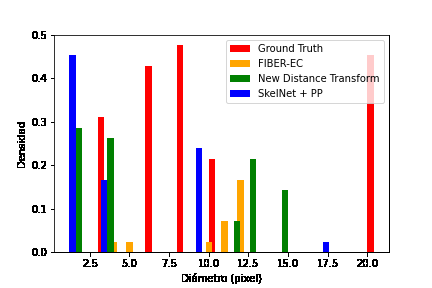
#> input picture histograma.png, 432 x 288 px
$ python -i new_distance_transform.py   (imports and definitions only)   (older library calls are emulated)
#> lines starting #> are read from the running program, lines starting #| are printed output that depends on the picture; after the words box and inside, x2 and y2 are one past the last pixel; in counts of white or black regions, pixels touching at a corner belong together
### utils.py
import mahotas as mh
import numpy as np
import math

# [73 lines left out: functions branchedPoints, endPoints, pruning, not called in this run]

def neighbours(x,y,image):
    """Return 8-neighbours of image point P1(x,y), in a clockwise order"""
    img = image
    x_1, y_1, x1, y1 = x-1, y-1, x+1, y+1;
    # return [ img[x_1][y], img[x_1][y1], img[x][y1], img[x1][y1], img[x1][y], img[x1][y_1], img[x][y_1], img[x_1][y_1] ]
    return [ img[x_1][y], img[x_1][y_1], img[x][y_1], img[x1][y_1], img[x1][y], img[x1][y1], img[x][y1], img[x_1][y1] ]


def getSkeletonIntersection(skeleton):
    """ Given a skeletonised image, it will give the coordinates of the intersections of the skeleton.

    Keyword arguments:
    skeleton -- the skeletonised image to detect the intersections of

    Returns:
    List of 2-tuples (x,y) containing the intersection coordinates
    """
    # A biiiiiig list of valid intersections             2 3 4
    # These are in the format shown to the right         1 C 5
    #                                                    8 7 6
    validIntersection = [[0, 1, 0, 1, 0, 0, 1, 0], [0, 0, 1, 0, 1, 0, 0, 1], [1, 0, 0, 1, 0, 1, 0, 0],
                         [0, 1, 0, 0, 1, 0, 1, 0], [0, 0, 1, 0, 0, 1, 0, 1], [1, 0, 0, 1, 0, 0, 1, 0],
                         [0, 1, 0, 0, 1, 0, 0, 1], [1, 0, 1, 0, 0, 1, 0, 0], [0, 1, 0, 0, 0, 1, 0, 1],
                         [0, 1, 0, 1, 0, 0, 0, 1], [0, 1, 0, 1, 0, 1, 0, 0], [0, 0, 0, 1, 0, 1, 0, 1],
                         [1, 0, 1, 0, 0, 0, 1, 0], [1, 0, 1, 0, 1, 0, 0, 0], [0, 0, 1, 0, 1, 0, 1, 0],
                         [1, 0, 0, 0, 1, 0, 1, 0], [1, 0, 0, 1, 1, 1, 0, 0], [0, 0, 1, 0, 0, 1, 1, 1],
                         [1, 1, 0, 0, 1, 0, 0, 1], [0, 1, 1, 1, 0, 0, 1, 0], [1, 0, 1, 1, 0, 0, 1, 0],
                         [1, 0, 1, 0, 0, 1, 1, 0], [1, 0, 1, 1, 0, 1, 1, 0], [0, 1, 1, 0, 1, 0, 1, 1],
                         [1, 1, 0, 1, 1, 0, 1, 0], [1, 1, 0, 0, 1, 0, 1, 0], [0, 1, 1, 0, 1, 0, 1, 0],
                         [0, 0, 1, 0, 1, 0, 1, 1], [1, 0, 0, 1, 1, 0, 1, 0], [1, 0, 1, 0, 1, 1, 0, 1],
                         [1, 0, 1, 0, 1, 1, 0, 0], [1, 0, 1, 0, 1, 0, 0, 1], [0, 1, 0, 0, 1, 0, 1, 1],
                         [0, 1, 1, 0, 1, 0, 0, 1], [1, 1, 0, 1, 0, 0, 1, 0], [0, 1, 0, 1, 1, 0, 1, 0],
                         [0, 0, 1, 0, 1, 1, 0, 1], [1, 0, 1, 0, 0, 1, 0, 1], [1, 0, 0, 1, 0, 1, 1, 0],
                         [1, 0, 1, 1, 0, 1, 0, 0]];
    image = skeleton.copy();
    # image = image/255;
    intersections = list();
    for x in range(1, len(image) - 1):
        for y in range(1, len(image[x]) - 1):
            # If we have a white pixel
            if image[x][y] == 1:
                neighbours1 = neighbours(x, y, image);
                valid = True;
                if neighbours1 in validIntersection:
                    intersections.append((y, x));
    # Filter intersections to make sure we don't count them twice or ones that are very close together
    for point1 in intersections:
        for point2 in intersections:
            if (((point1[0] - point2[0]) ** 2 + (point1[1] - point2[1]) ** 2) < 10 ** 2) and (point1 != point2):
                intersections.remove(point2);
    # Remove duplicates
    intersections = list(set(intersections));
    return intersections


# [30 lines left out: functions removeCross, get_mean_diameter, not called in this run]

def removeCrosses(skeleton, distance_map, crosses):
    """ Eliminar intersecciones """
    uncrossed = skeleton.copy()
    # recorrer puntos de interseccion:
    for cross in crosses:
        x = cross[0]
        y = cross[1]
        width = math.ceil(distance_map[y,x])
        x_start = x - width if x - width >= 0 else 0
        y_start = y - width if y - width >= 0 else 0
        # por cada punto eliminar su alrededor segun valor del mapa de distancia
        uncrossed[y_start:y+width+1,x_start:x+width+1] = False

    return uncrossed


class Point:
    def __init__(self,x_init,y_init):
        self.x = x_init
        self.y = y_init

    def shift(self, x, y):
        self.x += x
        self.y += y

    def __repr__(self):
        return "".join(["Point(", str(self.x), ",", str(self.y), ")"])

# [49 lines left out: functions getNewPoint, getPointList, checkLinea, esLineaCompleta, not called in this run]

### new_distance_transform.py
from utils import getSkeletonIntersection, removeCrosses
import numpy as np
import math
import cv2
from skimage import morphology

def new_distance_transform(sample_img):
    """ Implementación del algoritmo de transformación de distancia de Ziabari, 2008 """
#> called with sample_img = 'histograma.png'
    # Declaramos la variable de salida:
    diametros = {}
    # Binarización de la micrografia:
    rgb_img = cv2.imread(sample_img)
#> rgb_img is the input picture: shape (288, 432, 3); mean B, G, R 230.4, 229.1, 237
    gray_img = cv2.cvtColor(rgb_img, cv2.COLOR_RGB2GRAY)
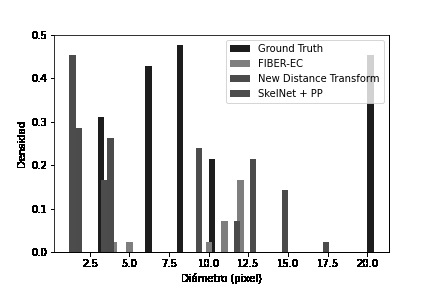
#> gray_img: shape (288, 432); min 0, max 255, mean 230.4
    _,bin_img = cv2.threshold(gray_img,127,255,cv2.THRESH_BINARY)
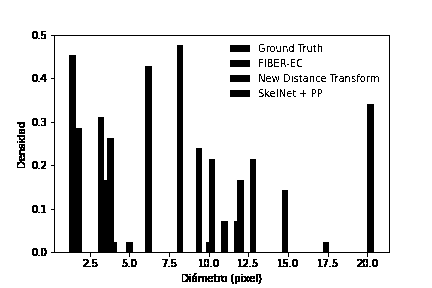
#> bin_img: shape (288, 432); 88.2% white; 104 black regions (49 under 20 px), largest, box (x1, y1, x2, y2) and area: (51, 35, 390, 257) 11797, (230, 45, 250, 52) 140, (230, 60, 250, 67) 140
    # Exqueletizamos la imagen binaria:
    skeleton = morphology.skeletonize(bin_img, method='lee')
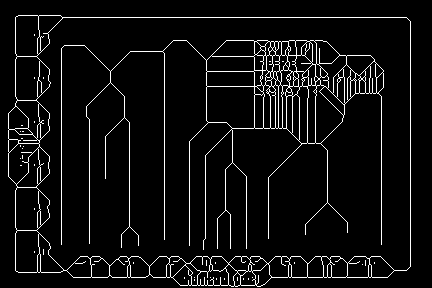
#> skeleton: shape (288, 432) bool; 5.8% white in thin lines or dots, all inside (x1, y1, x2, y2) = (8, 15, 411, 287)
    # Obtenemos su mapa de distancia:
    distance_map = cv2.distanceTransform(bin_img, cv2.DIST_C, cv2.DIST_MASK_3)
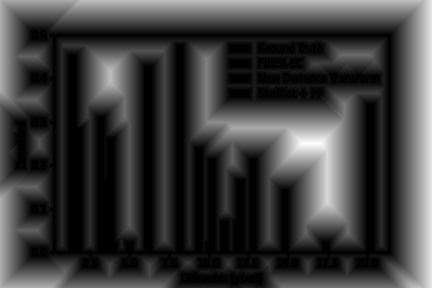
#> distance_map: shape (288, 432) float32; min 0, max 47, mean 11.2; drawn with min black and max white
    # Obtenemos las intersecciones del skeleton:
    crosses = getSkeletonIntersection(skeleton)
#> the loop in getSkeletonIntersection, `for x in range(1, len(image) - 1):` made 286 passes
#> the loop in getSkeletonIntersection, `for point1 in intersections:` made 124 passes
#> point1 on passes 1 to 12: (38, 16), (62, 17), (47, 33), (40, 37), (256, 41), (288, 41), (307, 41), (314, 41), (274, 42), (272, 49), (269, 51), (306, 51)
    # Removemos las intersecciones segun el skeleton y el mapa de distancia:
    uncrossed = removeCrosses(skeleton, distance_map, crosses)
#> the loop in removeCrosses, `for cross in crosses:` made 124 passes
#> cross on passes 1 to 12: (228, 284), (129, 226), (62, 17), (241, 257), (346, 276), (41, 122), (118, 259), (294, 76), (16, 184), (37, 271), (345, 103), (251, 270)
#> after the loop in removeCrosses, `for cross in crosses:`:
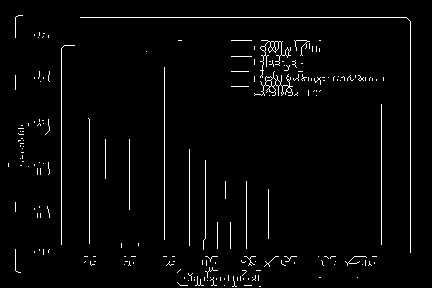
#> uncrossed: shape (288, 432) bool; 2.5% white in thin lines or dots, all inside (x1, y1, x2, y2) = (8, 15, 411, 287)
    # computamos los diametros con el mapa de distancia y el skeleton sin intersecciones:
    diametros_dm = np.floor(distance_map[uncrossed>0]*2)
    unique, counts = np.unique(diametros_dm, return_counts=True)
    diametros = dict(zip(unique, counts))

    return diametros

>>> result = new_distance_transform('histograma.png')
